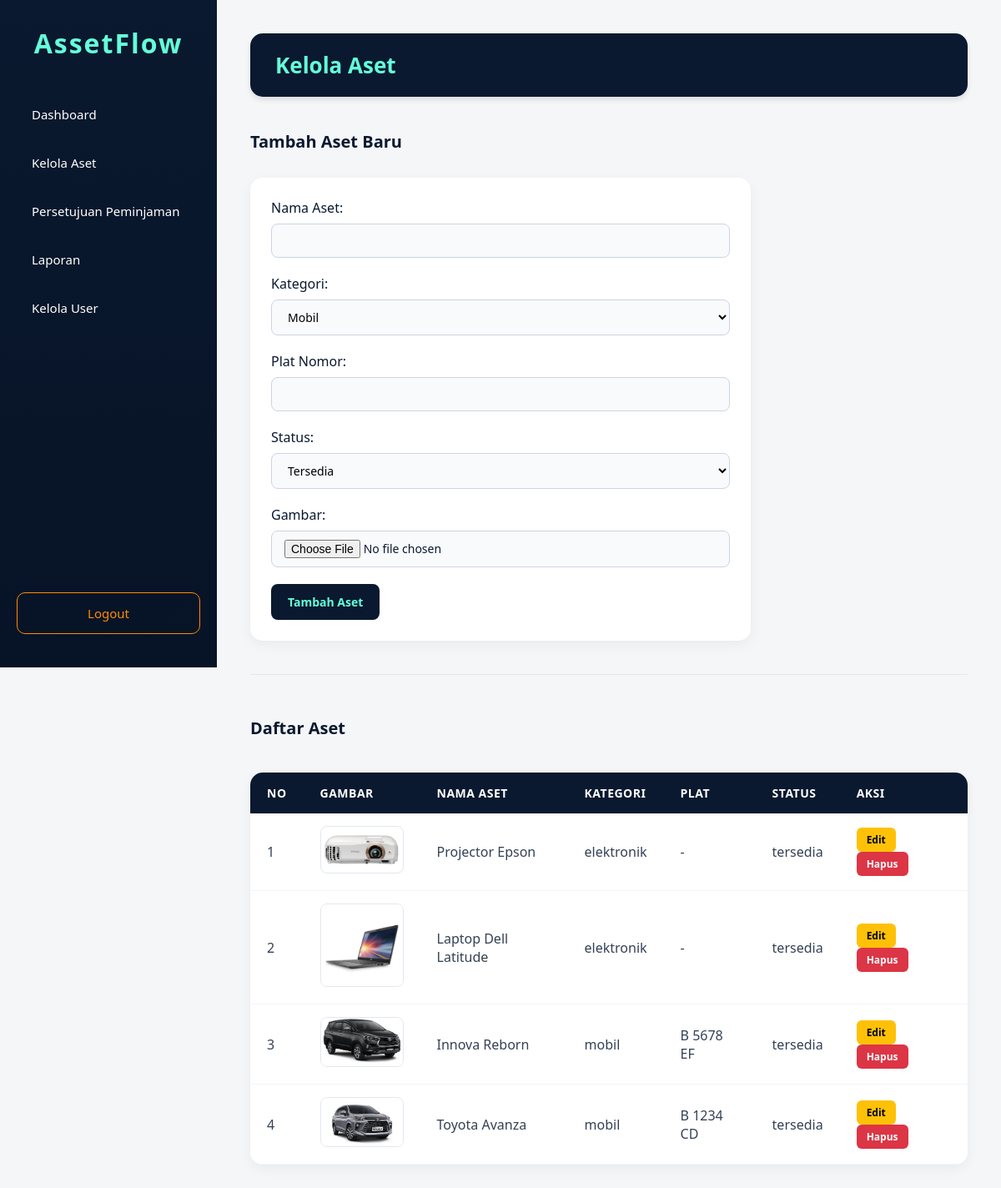
Page /kelola_aset.php (signed in) on the committed database.
### tables this page shows
CREATE TABLE `assets` (
  `id_aset` int(11) NOT NULL,
  `nama_aset` varchar(100) NOT NULL,
  `kategori` enum('mobil','elektronik') NOT NULL,
  `plat_nomor` varchar(20) DEFAULT NULL,
  `status_aset` enum('tersedia','maintenance','rusak') NOT NULL DEFAULT 'tersedia',
  `gambar` varchar(255) DEFAULT NULL
);

### kelola_aset.php (the view, shortened to what this page needs)
<?php
require_once 'database/db.php';
$assets = $conn->query("SELECT * FROM assets ORDER BY id_aset DESC")->fetchAll();
?>
<!DOCTYPE html>
<html>
<head>
    <link rel="stylesheet" href="css/kelola_aset.css">
</head>
<body>
    <div class="sidebar">
        <h2>AssetFlow</h2>
        <a href="admin_dashboard.php">Dashboard</a>
        <a href="kelola_aset.php">Kelola Aset</a>
        <a href="persetujuan.php">Persetujuan Peminjaman</a>
        <a href="laporan.php">Laporan</a>
        <a href="kelola_user.php">Kelola User</a>
        <a href="logout.php" class="logout">Logout</a>
    </div>
    <div class="main-content">
        <h1>Kelola Aset</h1>
        <h2>Tambah Aset Baru</h2>
        <form method="POST" enctype="multipart/form-data">
            <label>Nama Aset:</label>
            <input type="text" name="nama_aset" required>
            <label>Kategori:</label>
            <select name="kategori" required>
                <option value="mobil">Mobil</option>
            </select>
            <label>Plat Nomor:</label>
            <input type="text" name="plat_nomor">
            <label>Status:</label>
            <select name="status_aset" required>
                <option value="tersedia">Tersedia</option>
            </select>
            <label>Gambar:</label>
            <input type="file" name="gambar">
            <button type="submit" name="tambah_aset">Tambah Aset</button>
        </form>
        <hr>
        <h2>Daftar Aset</h2>
        <table cellpadding="10">
            <thead>
                <tr>
                    <th>No</th>
                    <th>Gambar</th>
                    <th>Nama Aset</th>
                    <th>Kategori</th>
                    <th>Plat</th>
                    <th>Status</th>
                    <th>Aksi</th>
                </tr>
            </thead>
            <tbody>
                <?php foreach($assets as $index => $asset): ?>
                <tr>
                    <td><?= $index+1 ?></td>
                    <td>
                        <?php if($asset['gambar']): ?>
                            <img src="assets/img/<?= $asset['gambar'] ?>" width="100">
                        <?php else: ?>
                            -
                        <?php endif; ?>
                    </td>
                    <td><?= htmlspecialchars($asset['nama_aset']) ?></td>
                    <td><?= $asset['kategori'] ?></td>
                    <td><?= $asset['plat_nomor'] ?: '-' ?></td>
                    <td><?= $asset['status_aset'] ?></td>
                    <td>
                        <button onclick="editAset(
                            <?= $asset['id_aset'] ?>,
                            '<?= htmlspecialchars($asset['nama_aset'], ENT_QUOTES) ?>',
                            '<?= $asset['kategori'] ?>',
                            '<?= $asset['plat_nomor'] ?>',
                            '<?= $asset['status_aset'] ?>'
                        )">Edit</button>
                        <a href="?delete=<?= $asset['id_aset'] ?>" onclick="return confirm('Yakin?')">Hapus</a>
                    </td>
                </tr>
                <?php endforeach; ?>
            </tbody>
        </table>
    </div>
</body>
</html>

### css/kelola_aset.css (style rules this page uses)
* { margin: 0; padding: 0; box-sizing: border-box; font-family: "Segoe UI", Tahoma, sans-serif; }
body { background-color: #F4F6F8; color: #0A192F; }
.sidebar { position: fixed; top: 0; left: 0; width: 260px; height: 100vh; background: linear-gradient(180deg, #0A192F, #071326); padding: 30px 20px; display: flex; flex-direction: column; z-index: 1000; }
.sidebar h2 { color: #64FFDA; font-size: 32px; text-align: center; margin-bottom: 40px; letter-spacing: 2px; }
.sidebar a { color: #FFFFFF; text-decoration: none; padding: 14px 18px; margin-bottom: 10px; border-radius: 10px; font-size: 15px; display: block; transition: 0.3s; }
.sidebar .logout { margin-top: auto; border: 1px solid #FF8C00; color: #FF8C00; text-align: center; }
.main-content { margin-left: 260px; padding: 40px; }
h1 { color: #64FFDA; background-color: #0A192F; padding: 20px 30px; border-radius: 15px; margin-bottom: 30px; font-size: 26px; box-shadow: 0 4px 6px rgba(0,0,0,0.1); }
.main-content h2 { font-size: 20px; color: #0A192F; margin-bottom: 20px; margin-top: 10px; padding-bottom: 10px; display: inline-block; }
form { background: #FFFFFF; padding: 25px; border-radius: 15px; box-shadow: 0 5px 15px rgba(0,0,0,0.05); max-width: 600px; margin-bottom: 40px; }
form input[type="text"], form select, form input[type="file"] { width: 100%; padding: 10px 15px; margin: 8px 0 20px 0; display: inline-block; border: 1px solid #CBD5E1; border-radius: 8px; box-sizing: border-box; font-size: 14px; background-color: #F8FAFC; }
form button { background-color: #0A192F; color: #64FFDA; padding: 12px 20px; border: none; border-radius: 8px; cursor: pointer; font-weight: 600; font-size: 14px; transition: 0.3s; }
table { width: 100%; border-collapse: collapse; background: #FFFFFF; border-radius: 15px; overflow: hidden; box-shadow: 0 5px 15px rgba(0,0,0,0.05); margin-top: 10px; }
table th { background-color: #0A192F; color: #FFFFFF; text-align: left; padding: 15px 20px; font-weight: 600; font-size: 14px; text-transform: uppercase; letter-spacing: 0.5px; }
table td { padding: 15px 20px; border-bottom: 1px solid #F1F5F9; color: #334155; vertical-align: middle; }
table img { border-radius: 8px; object-fit: cover; border: 1px solid #E2E8F0; }
table button, table a { display: inline-block; padding: 6px 12px; border-radius: 6px; font-size: 12px; font-weight: 600; text-decoration: none; cursor: pointer; border: none; margin-right: 5px; transition: 0.2s; }
table button { background-color: #FFC107; color: #000; }
table a { background-color: #DC3545; color: #fff; }
hr { border: 0; border-top: 1px solid #E2E8F0; margin: 40px 0; }

### rows in the picture
assets: gambar (picture), nama_aset "Projector Epson", kategori "elektronik", plat_nomor "-", status_aset "tersedia"
assets: gambar (picture), nama_aset "Laptop Dell Latitude", kategori "elektronik", plat_nomor "-", status_aset "tersedia"
assets: gambar (picture), nama_aset "Innova Reborn", kategori "mobil", plat_nomor "B 5678 EF", status_aset "tersedia"
assets: gambar (picture), nama_aset "Toyota Avanza", kategori "mobil", plat_nomor "B 1234 CD", status_aset "tersedia"
